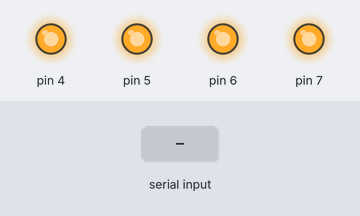
The sketch below on a simulated Arduino Uno, built with avr-gcc and run on an emulated ATmega328P. Parts: output pins drawn as LEDs (lit = HIGH). Inputs (shaded band) come from the test bench. What the sketch prints to the serial monitor is not drawn.

Above: at 1.2 s.
1.3 s: "1" received over Serial
At 2.1 s:
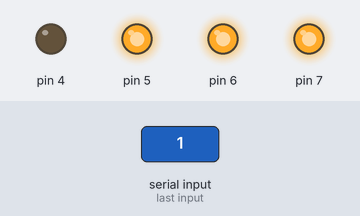
2.8 s: "2" received over Serial
At 3.3 s:
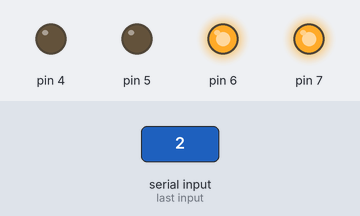
4.3 s: "1" received over Serial
At 5.6 s:
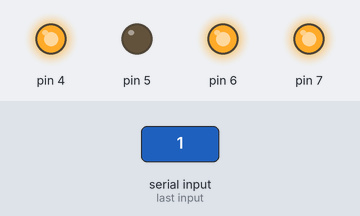
Timing chart, 0 to 7.3 s (numbered marks = the images above; inputs shaded):
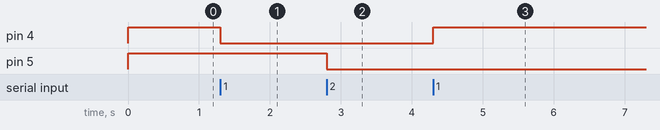

The sketch:

Projeto_149_Casa_Inteligente_Compacta.ino
```cpp
// Projeto 149 - Casa Inteligente Compacta
// Arduino Uno | Arduino Neon Lab

const byte RELES[]={4,5,6,7};
const bool ATIVO=LOW;
void setup(){Serial.begin(9600);for(byte p:RELES){pinMode(p,OUTPUT);
 digitalWrite(p,!ATIVO);}Serial.println("Envie 1-4 para alternar rele");}
void loop(){
 if(Serial.available()){
  char c=Serial.read();
  if(c>='1'&&c<='4'){
   byte p=RELES[c-'1'];digitalWrite(p,digitalRead(p)==ATIVO?!ATIVO:ATIVO);
  }
 }
}
```

Measured:
- after the input at 1.3 s, pin 4: HIGH → LOW at once
- after the input at 2.8 s, pin 5: HIGH → LOW at once
- after the input at 4.3 s, pin 4: LOW → HIGH at once
